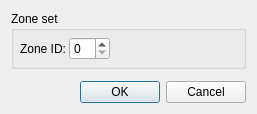
<?xml version="1.0" encoding="UTF-8"?>
<ui version="4.0">
 <class>NCRDSetZoneDialog</class>
 <widget class="QDialog" name="NCRDSetZoneDialog">
  <property name="geometry">
   <rect>
    <x>0</x>
    <y>0</y>
    <width>257</width>
    <height>114</height>
   </rect>
  </property>
  <property name="windowTitle">
   <string>Zone set dialog</string>
  </property>
  <layout class="QVBoxLayout" name="verticalLayout">
   <item>
    <widget class="QGroupBox" name="groupBox">
     <property name="title">
      <string>Zone set</string>
     </property>
     <layout class="QHBoxLayout" name="horizontalLayout">
      <property name="spacing">
       <number>3</number>
      </property>
      <property name="margin">
       <number>6</number>
      </property>
      <item>
       <widget class="QLabel" name="label">
        <property name="text">
         <string>Zone ID:</string>
        </property>
       </widget>
      </item>
      <item>
       <widget class="QSpinBox" name="sbZone"/>
      </item>
      <item>
       <spacer name="horizontalSpacer">
        <property name="orientation">
         <enum>Qt::Horizontal</enum>
        </property>
        <property name="sizeHint" stdset="0">
         <size>
          <width>40</width>
          <height>20</height>
         </size>
        </property>
       </spacer>
      </item>
     </layout>
    </widget>
   </item>
   <item>
    <spacer name="verticalSpacer">
     <property name="orientation">
      <enum>Qt::Vertical</enum>
     </property>
     <property name="sizeHint" stdset="0">
      <size>
       <width>20</width>
       <height>40</height>
      </size>
     </property>
    </spacer>
   </item>
   <item>
    <widget class="QDialogButtonBox" name="buttonBox">
     <property name="orientation">
      <enum>Qt::Horizontal</enum>
     </property>
     <property name="standardButtons">
      <set>QDialogButtonBox::Cancel|QDialogButtonBox::Ok</set>
     </property>
    </widget>
   </item>
  </layout>
 </widget>
 <resources/>
 <connections>
  <connection>
   <sender>buttonBox</sender>
   <signal>accepted()</signal>
   <receiver>NCRDSetZoneDialog</receiver>
   <slot>accept()</slot>
   <hints>
    <hint type="sourcelabel">
     <x>248</x>
     <y>254</y>
    </hint>
    <hint type="destinationlabel">
     <x>157</x>
     <y>274</y>
    </hint>
   </hints>
  </connection>
  <connection>
   <sender>buttonBox</sender>
   <signal>rejected()</signal>
   <receiver>NCRDSetZoneDialog</receiver>
   <slot>reject()</slot>
   <hints>
    <hint type="sourcelabel">
     <x>316</x>
     <y>260</y>
    </hint>
    <hint type="destinationlabel">
     <x>286</x>
     <y>274</y>
    </hint>
   </hints>
  </connection>
 </connections>
</ui>
